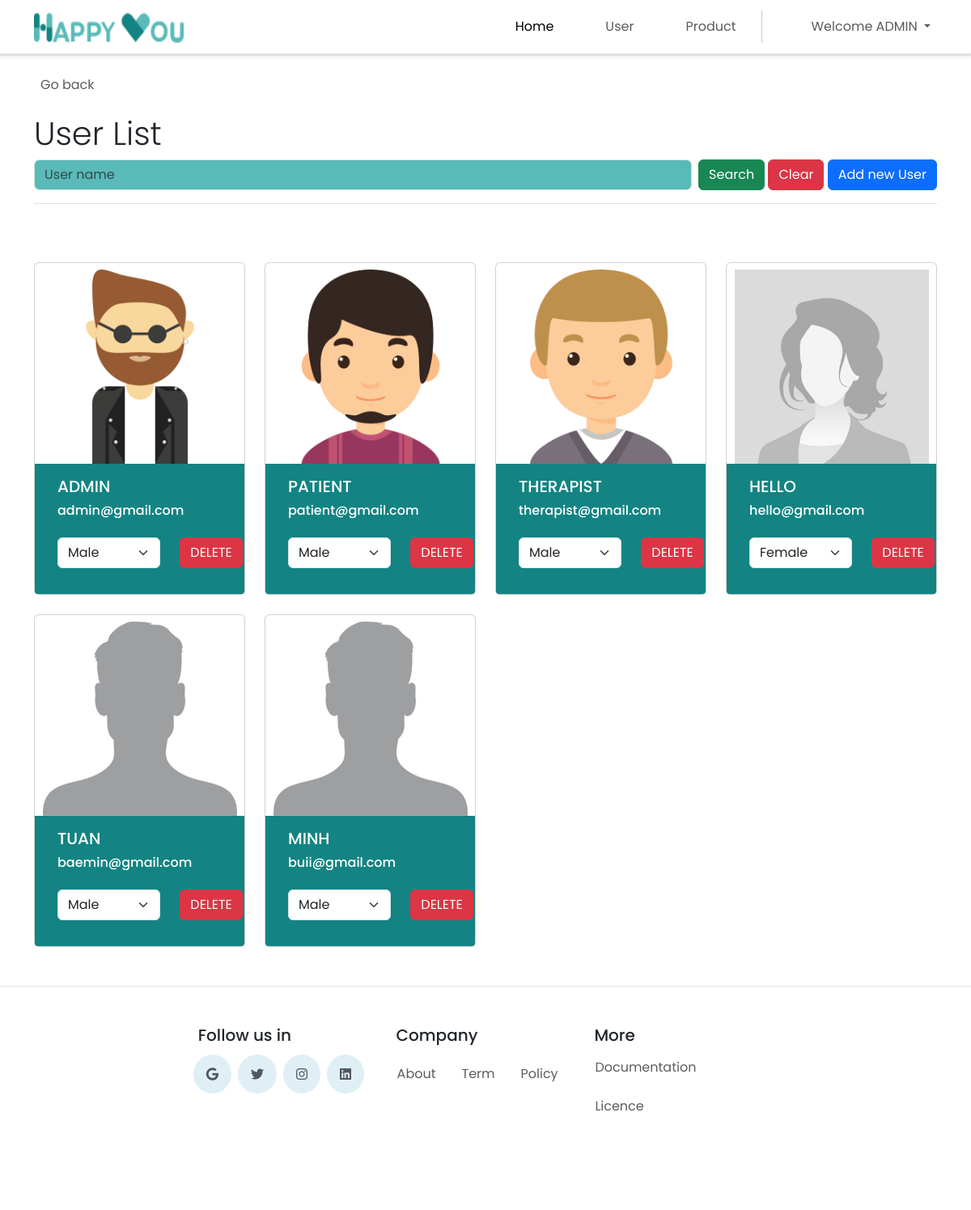
The app's page /admin/admin_list_user.php (signed in) with its own data.
### tables this page shows
CREATE TABLE `user` (
  `u_id` int(11) NOT NULL,
  `u_firstName` varchar(255) DEFAULT NULL,
  `u_lastName` varchar(255) DEFAULT NULL,
  `u_phone` varchar(10) DEFAULT NULL,
  `u_email` varchar(255) DEFAULT NULL,
  `u_password` varchar(255) DEFAULT NULL,
  `u_gender` enum('Male','Female','Other') NOT NULL,
  `u_role` enum('patient','therapist','admin') NOT NULL,
  `u_address` varchar(400) DEFAULT NULL,
  `u_avatar` varchar(45) DEFAULT NULL
);

### admin/admin_list_user.php (the view, shortened to what this page needs)
<!DOCTYPE html>
<html lang="en">
<head>
    <?php
    include('admin_head.php');
    include("../conn_db.php");
    ?>
</head>
<body>
    <?php
        include("admin_header.php");
    ?>
    <div class="container">
    <div class="mt-4 border-bottom">
            <a class="nav nav-item text-decoration-none text-muted mb-2" href="#" onclick="history.back();">
                <i class="bi bi-arrow-left-square me-2"></i>Go back
            </a>
            <h2 class="pt-3 display-6">User List</h2>
            <form class="form-floating mb-3" method="GET" action="admin_list_user.php">
                <div class="row g-2">
                    <div class="col">
                        <input type="text" class="form-control" id="m_name" name="m_name" placeholder="User name"
                            <?php if(isset($_GET["search"])){?>value="<?php echo $_GET["m_name"];?>" <?php } ?>>
                    </div>
                    <div class="col-auto">
                        <button type="submit" name="search" value="1" class="btn btn-success">Search</button>
                        <button type="reset" class="btn btn-danger"
                            onclick="javascript: window.location='admin_list_user.php'">Clear</button>
                        <a href="admin_user_add.php" class="btn btn-primary">Add new User</a>
                    </div>
                </div>
            </form>
        </div>
    </div>
   <div class="container mt-5">
        <div class="row mt-5 justify-content-start">
            <?php
            $query = "SELECT * FROM User";
            $result = $mysqli->query($query);
            if ($result->num_rows > 0) {
                while ($u_row = $result->fetch_array()) {
            ?>
                <div class="col col-xl-3 col-lg-3 col-md-4 col-sm-6 col-10 mt-4">
                    <div class="card text-center">
                        <?php if ($u_row["u_avatar"] == null) {
                                if ($u_row["u_gender"] == "Male") { ?>
                                    <img src="../img/avatar/default_man.png" class="card-img-top pt-2 m-auto"  style="width: 15rem" alt="..."><?php } else {
                                    if ($u_row["u_gender"] == "Female") {?><img src="../img/avatar/default_women.png" class="card-img-top pt-2 m-auto"  style="width: 15rem" alt="..."><?php } else {
                                        if ($u_row["u_gender"] == "Other") {?> <img src="../img/avatar/default_other.png" class="card-img-top pt-2 m-auto"  style="width: 15rem" alt="..."> <?php }
                                        }
                                        } ?><?php ?>
                        <?php } else {?><img <?php echo "src=\"../img/avatar/{$u_row["u_avatar"]}\"";?> class="card-img-top pt-2 m-auto"  style="width: 15rem" alt="..."><?php } ?>
                        <div class="row card-body m-0 p-3 bg-main text-white rounded-bottom-1 text-start">
                            <div class="col-12">
                                <h5 class="card-title name text-truncate"><?= $u_row["u_firstName"]?></h5>
                                <h6 class="card-title email text-truncate"><?= $u_row["u_email"]?></h6>
                            </div>
                            <div class="form my-3 col-8">
                                <select class="form-select "name="gender" id="gender">
                                    <option value="male" <?php if($u_row["u_gender"]=="Male"){echo "selected";}?>>Male</option>
                                    <option value="female" <?php if($u_row["u_gender"]=="Female"){echo "selected";}?>>Female</option>
                                </select>
                            </div>
                            <div class="col-4 my-3 text-center">
                                <a href="admin_delete_user.php?u_id=<?php echo $u_row["u_id"]?>" type="button" class="btn btn-danger">DELETE</a>
                            </div>
                        </div>
                    </div>
                </div>
            <?php }
            } ?>
        </div>
    </div>
    <?php
        include("../footer.php");
    ?>
</body>
</html>

### css/index.css (style rules this page uses)
* { font-family: 'Poppins', sans-serif; }
.bg-main { background-color: #138483; }
input[type="text"], input[type="password"], input [type="checkbox"] { background-color: #59BAB8; }
a { text-decoration: none; cursor: pointer; color: black }

### records on screen
user: u_avatar (picture), u_firstName "ADMIN", u_email "admin@gmail.com", gender "Male"
user: u_avatar (picture), u_firstName "PATIENT", u_email "patient@gmail.com", gender "Male"
user: u_avatar (picture), u_firstName "THERAPIST", u_email "therapist@gmail.com", gender "Male"
user: u_firstName "HELLO", u_email "hello@gmail.com", gender "Female"
user: u_firstName "TUAN", u_email "baemin@gmail.com", gender "Male"
user: u_firstName "MINH", u_email "buii@gmail.com", gender "Male"

### other values on screen
$_SESSION['firstName'] "ADMIN"
